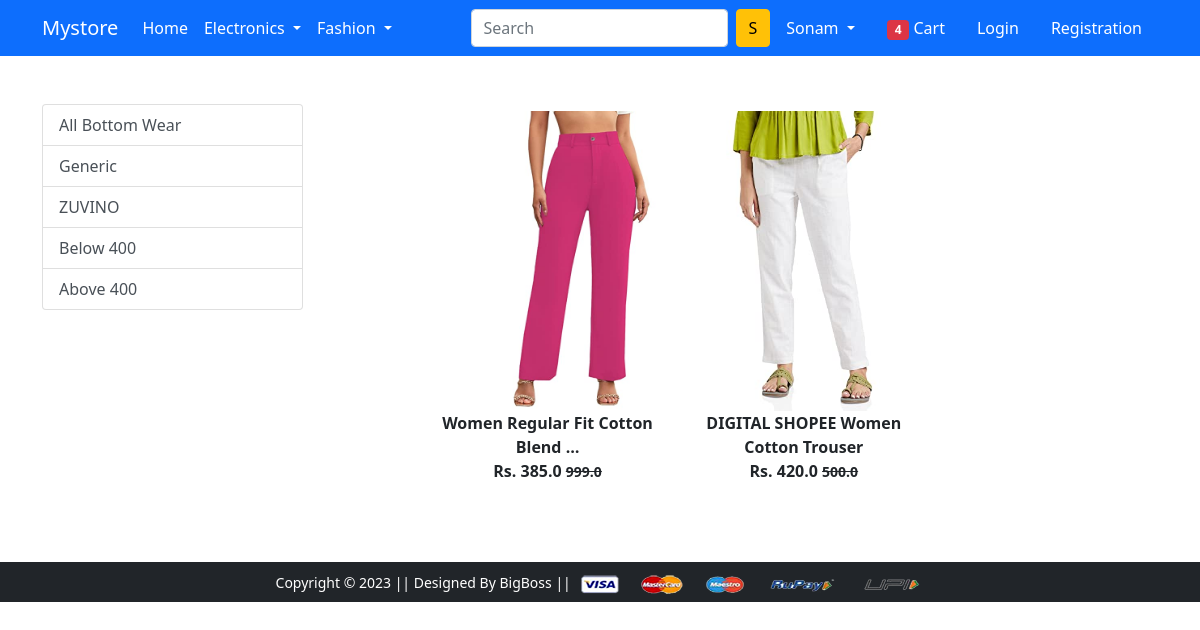
The app's page /bottomwear/ with its own data.
### myapp/models.py (models this page shows, shortened)
class Product(models.Model):
    title = models.CharField(max_length=100)
    selling_price = models.FloatField()
    discounted_price = models.FloatField()
    description = models.TextField()
    brand = models.CharField(max_length=100)
    category = models.CharField(choices= CATEGORY_CHOICES,max_length=2)
    product_image = models.ImageField(upload_to='productimg')

### myapp/views.py (the view)
# urls.py: path('bottomwear/',views.bottomwear,name='bottomwear'),
def bottomwear(request,data=None):
    if data== None:
        bottomwears = Product.objects.filter(category='BW')
    elif data == 'ZUVINO' or data == 'Generic':
        bottomwears = Product.objects.filter(category='BW').filter(brand=data)
    elif data == 'below':
        bottomwears = Product.objects.filter(category='BW').filter(discounted_price__lt=400)
    elif data == 'above':
        bottomwears = Product.objects.filter(category='BW').filter(discounted_price__gt=400)
    return render(request,'app/bottomwear.html',{'bottomwears':bottomwears})

### myapp/templates/app/bottomwear.html (shortened to what this page needs)
{% extends 'app/base.html' %}
{% load static %}
{% block main-content %}
<div class="container my-5">
    <div class="row">
        <div class="col-sm-3">
            <div class="list-group">
              <a href="{% url 'bottomwear' %}" class="list-group-item list-group-item-action" aria-current="true">All Bottom Wear</a>
              <a href="{% url 'bottomweardata' 'Generic' %}" class="list-group-item list-group-item-action" aria-current="true">Generic</a>
              <a href="{% url 'bottomweardata' 'ZUVINO' %}" class="list-group-item list-group-item-action" aria-current="true">ZUVINO</a>
              <a href="{% url 'bottomweardata' 'below' %}" class="list-group-item list-group-item-action" aria-current="true">Below 400</a>
              <a href="{% url 'bottomweardata' 'above' %}" class="list-group-item list-group-item-action" aria-current="true">Above 400</a>
            </div>
          </div>
          <div class="col-sm-8 offset-sm-1">
            <div class="row">
              {% for product in bottomwears %}
              <div class="col-sm-4 text-center mb-4">
                <a href="{% url 'product-detail' product.id %}" class="btn">
                  <div class="item">
                    <img src="{{product.product_image.url}}" alt="" height="300" class="">
                    <div class="fw-bold">{{product.title| truncatewords:5}}</div>
                    <div class="fw-bold"> Rs. {{product.discounted_price}}
                      <small class="fw-height text-decoration-line-through">{{product.selling_price}}</small></div>
                  </div>
                </a>
              </div>
              {% endfor%}
            </div>
          </div>
    </div>
</div>
{% endblock main-content %}

### records on screen
Product: product_image (picture), title "Women Regular Fit Cotton Blend …", discounted_price "385.0", selling_price "999.0"
Product: product_image (picture), title "DIGITAL SHOPEE Women Cotton Trouser", discounted_price "420.0", selling_price "500.0"
